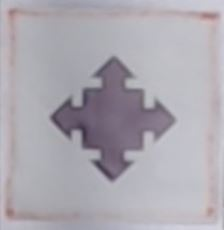
#> input picture image processing/card.JPG, 224 x 230 px, found by its file name
$ python findcard.py
#> lines starting #> are read from the running program, lines starting #| are printed output that depends on the picture; after the words box and inside, x2 and y2 are one past the last pixel; in counts of white or black regions, pixels touching at a corner belong together
import numpy as np
import argparse
import imutils
import glob
import cv2

visualize = True

def rotate_image(image, angle):
    image_center = tuple(np.array(image.shape[1::-1]) / 2)
    rot_mat = cv2.getRotationMatrix2D(image_center, angle, 1.0)
    result = cv2.warpAffine(image, rot_mat, image.shape[1::-1], flags=cv2.INTER_LINEAR)
    mask = np.ones_like(image)*255
    mask = cv2.warpAffine(mask, rot_mat, image.shape[1::-1], flags=cv2.INTER_LINEAR)
    mask = cv2.erode(mask, np.ones((9, 9)))
    result_edge = cv2.Canny(result, 50, 200)
    result_edge = cv2.bitwise_and(mask,result_edge)
    cv2.imshow("A", result_edge)
    cv2.waitKey(10)
    return result_edge

# load the image image, convert it to grayscale, and detect edges
Chessboard = cv2.imread("card.jpg")
#> Chessboard is the input picture: shape (230, 224, 3); mean B, G, R 175.9, 167.9, 171.7
template_gray = cv2.cvtColor(Chessboard, cv2.COLOR_BGR2GRAY)

(tH, tW) = template_gray.shape[:2]
#> tH = 230; tW = 224
cv2.imshow("card.jpg", Chessboard)

# load the image, convert it to grayscale, and initialize the
# bookkeeping variable to keep track of the matched region
image = cv2.imread("Realx.jpg")
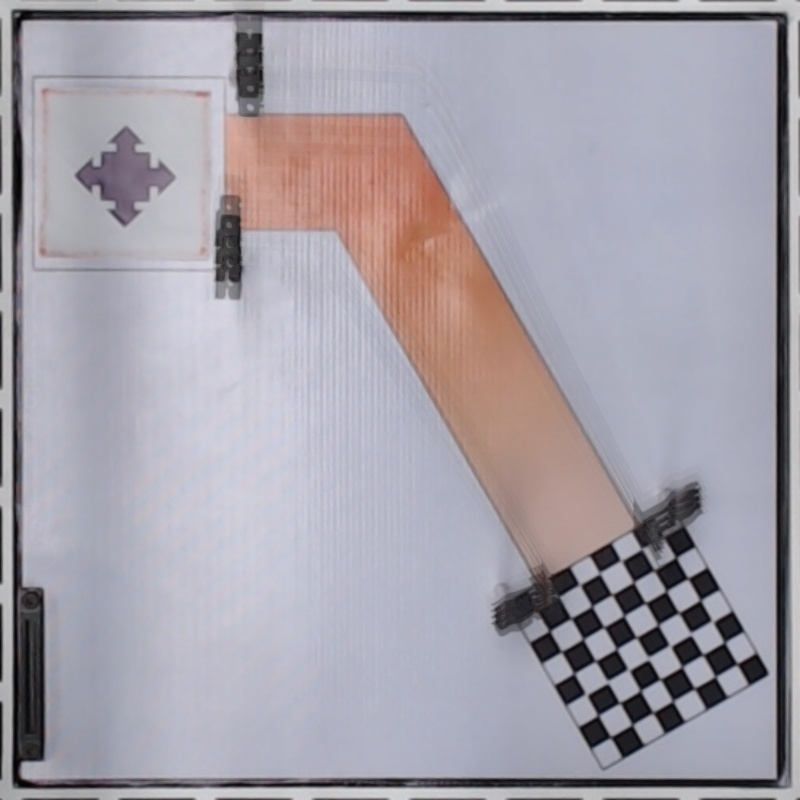
#> input picture image processing/Realx.JPG, 800 x 800 px, found by its file name
#> image is the input picture: shape (800, 800, 3); mean B, G, R 169.6, 160.2, 164.9
gray = cv2.cvtColor(image, cv2.COLOR_BGR2GRAY)
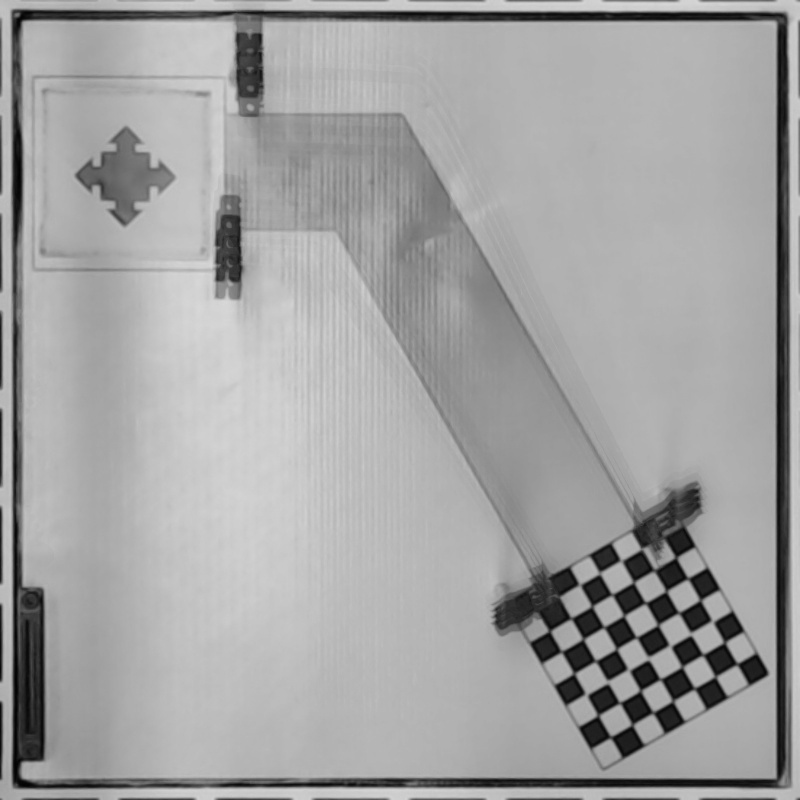
#> gray: shape (800, 800); min 2, max 217, mean 162.7
found = None
# loop over the scales of the image
for rotate in np.arange(0, 90, 1):
    # resize the image according to the scale, and keep track
    # of the ratio of the resizing
    resized = imutils.resize(image, height=int(1.2*image.shape[0]))
    template = rotate_image(template_gray, rotate)
    r = gray.shape[1] / float(resized.shape[1])
    # if the resized image is smaller than the template, then break
    # from the loop
    if resized.shape[0] < tH or resized.shape[1] < tW:
        break
    resized = cv2.cvtColor(resized, cv2.COLOR_BGR2GRAY)
    edge = cv2.Canny(resized, 50, 200)
    result = cv2.matchTemplate(edge, template, cv2.TM_CCOEFF)
    (_, maxVal, _, maxLoc) = cv2.minMaxLoc(result)
    # check to see if the iteration should be visualized

    if visualize:
        clone = np.dstack([resized, resized, resized])
        cv2.rectangle(clone, (maxLoc[0], maxLoc[1]), (maxLoc[0] + tW, maxLoc[1] + tH), (0, 0, 255), 2)
        cv2.imshow("Template", template)
        cv2.imshow("Visualize", clone)
        cv2.waitKey(10)
#> this loop made 90 passes
#> (maxVal, maxLoc) on passes 1 to 12: (12270109, (38, 91)), (9783183, (38, 95)), (7807032, (39, 95)), (10239242, (37, 93)), (8599878, (37, 93)), (7586651, (34, 96)), (6427448.5, (39, 89)), (6227558, (33, 97)), (5468330.5, (36, 88)), (5398673.5, (36, 88)), (4615728.5, (537, 616)), (4414593.5, (31, 95))
#> maxVal on passes 61 to 66: 4045882.2, 3565956, 3695799.5, 3654835, 4277755.5, 4652697.5
#> pass 1, in rotate_image, `result_edge = cv2.Canny(result, 50, 200)`:
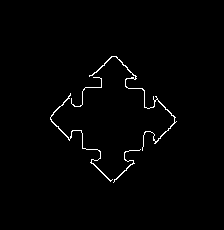
#> result_edge: shape (230, 224); 1.3% white in thin lines or dots, all inside (x1, y1, x2, y2) = (50, 56, 177, 183)
#> pass 1, `edge = cv2.Canny(resized, 50, 200)`:
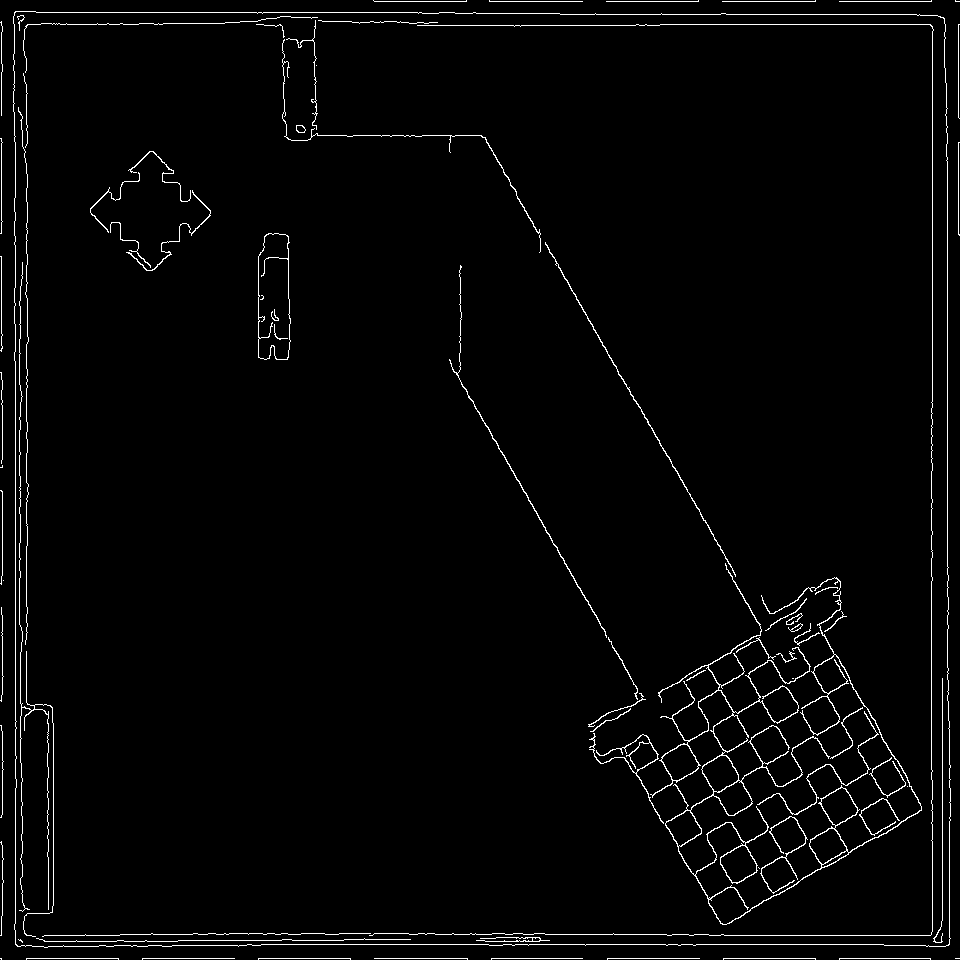
#> edge: shape (960, 960); 2.3% white in thin lines or dots
#> after the loop:
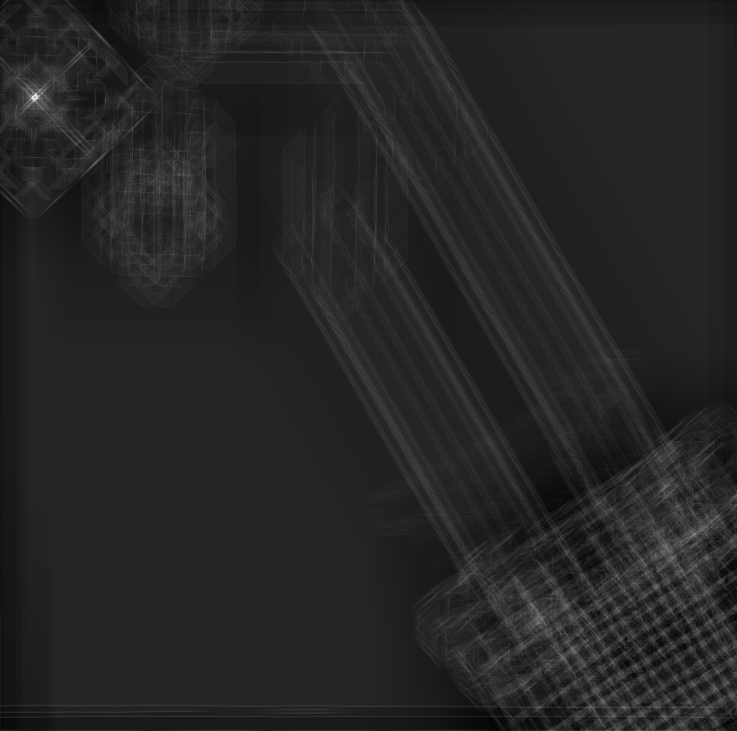
#> result: shape (731, 737) float32; min -1782323.8, max 10305578, mean 1054.5; drawn with min black and max white
    # if we have found a new maximum correlation value, then update
    # the bookkeeping variable
if found is None or maxVal > found[0]:
    found = (maxVal, maxLoc, r)
#> found = (10305578, (35, 95), 0.833)
# unpack the bookkeeping variable and compute the (x, y) coordinates
# of the bounding box based on the resized ratio
(_, maxLoc, r) = found
#> maxLoc = (35, 95)
(startX, startY) = (int(maxLoc[0] * r), int(maxLoc[1] * r))
#> startX = 29; startY = 79
(endX, endY) = (int((maxLoc[0] + tW) * r), int((maxLoc[1] + tH) * r))
#> endX = 215; endY = 270

center_rec = ((round(startX+endX)/2), (round(startX+endX)/2))
#> center_rec = (122, 122)
print(center_rec)
#| (122.0, 122.0)
# [5 lines of commented-out code are left out]
cv2.rectangle(image, (startX, startY), (endX, endY), (0, 0, 255), 2)
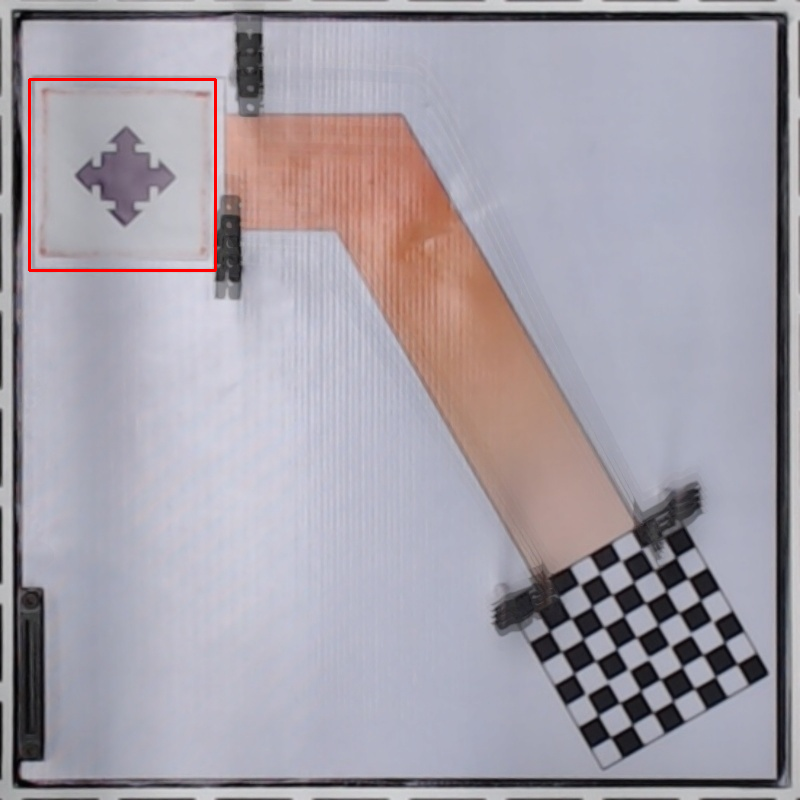
#> image: shape (800, 800, 3); 0.35% of pixels changed, all inside (x1, y1, x2, y2) = (28, 78, 217, 272)
cv2.imshow("Image", image)
cv2.waitKey(0)
